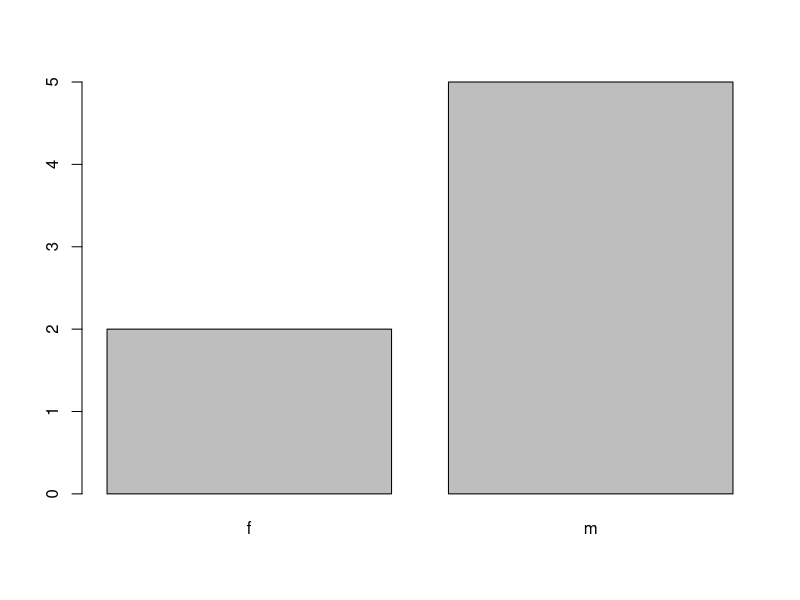
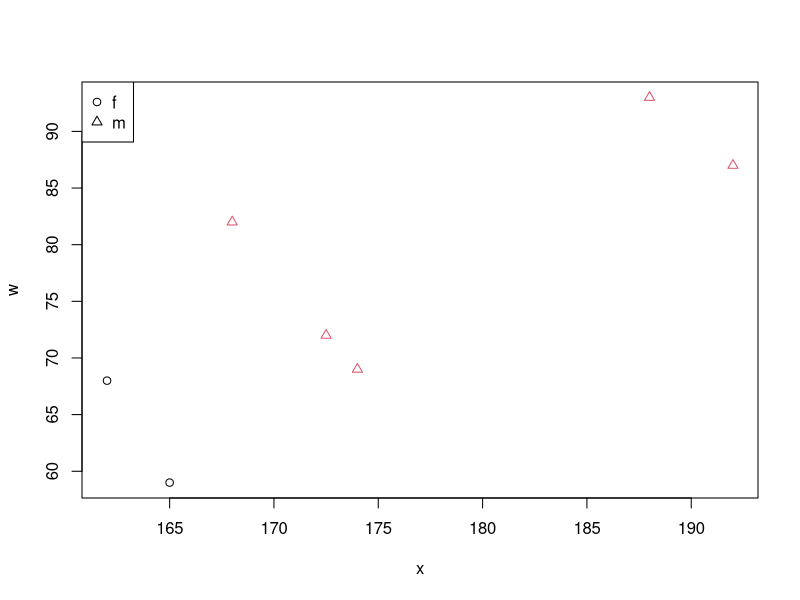

The R script that drew these images, in order: (Note: this script raises an error after producing the figures.)
#Типы данных

#Числовой вектор
x <- c(174, 162, 188, 192, 165, 168, 172.5)
str(x)
is.vector(x)
is.numeric(x)

#Номинальные данные (шкала наименований)
sex <- c("m", "f", "m", "m", "f", "m", "m")
str(sex)
is.character(sex)
table(sex)
sex.f <- factor(sex)
sex.f
plot(sex.f)
is.factor(sex.f)
str(sex.f)
sex.f[5:6]
sex.f[6:7]
sex.f[6:7, drop = T]

# Задача:
# В файле данные содержатся реальные данные (AGCT)
# убрать русские буквы, убрать опечатки и отрисовать.

s.m <- as.numeric(sex.f)
w <- c(69, 68, 93, 87, 59, 82, 72)
# Задача:
# Построить график (рост, вес, категория) + по данным группы
plot(x, w, pch = s.m, col = s.m)
legend("topleft", pch = 1:2, legend = levels(sex.f))


#Упорядочивание факторов
m <- c("L", "S", "XL", "XXL", "S", "M", "L")
m.f <- factor(m)
m.f
m.o <- ordered(m.f, levels = c("S", "M", "L", "XL", "XXL"))
m.o
a <- factor(3:5)
a
as.numeric(a)
as.numeric(as.character(a))

# Пропущенные данные (NA)
h <- c(8, 10, NA, NA, 8, NA, 8)
h

# Задача, кто сколько спит из группы
mean(h)
mean(h, na.omit(h))
mean(h, na.rm = T)
h[is.na(h)] <- mean(h, na.rm = T)

# Выбросы
# max 18.5
# min .19
# table AaA

# Диаграмма размаха или "ящик с усами"
salary <- c(21, 19, 27, 11, 102, 25, 21)
m.s <- median(salary)
r.s <- IQR(salary)
salary2 <- c(salary, sample((m.s - r.s):(m.s + r.s), 1000, replace = T))
boxplot(salary2, log = "y")
boxplot(trees)

# Создать таблицу данных
d <- data.frame(weight = w, height = x, size = m.o, sex = sex.f)
# Имена строк <- имена студентов
attach(d)
mean(height)
var(weight)
detach

# Посмотреть разницу на выходе
summary(d)
quantile(d)
fivenum(d)



# Тестирование
t.test(salary, nu = mean(salary))

wilcox.test(salary2, mu = median(salary2), conf.int = T)

# Тесты на нормальность
# 1. Шапира-Уилкса
shapiro.test(salary)
set.seed(1638)
shapiro.test(rnorm(100))
# p.value = 0.9094  => Ho норм.

# 2. Графический способ
qqnorm(salary2)  # Квантили выборочные
qqline(salary2, cd = 2) # Квантили теоретические
# Визуально не похоже на нормальное распределение

# 3. Универсальный тест Колмогорова - Смирнова
ks.test(salary2, "pnorm")
